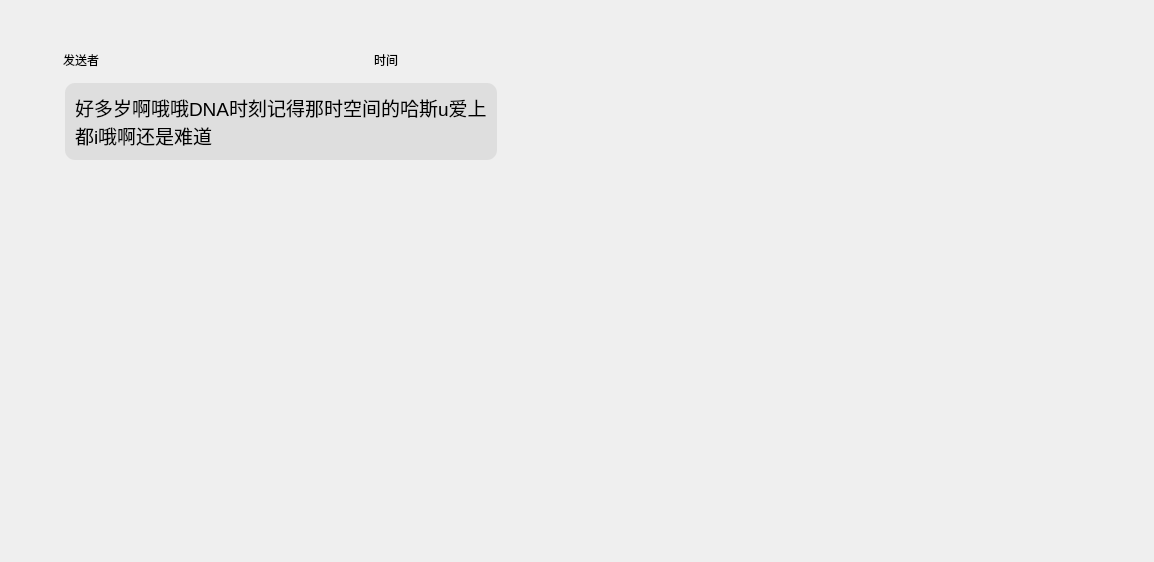
<?xml version="1.0" encoding="UTF-8"?>
<ui version="4.0">
 <class>Form</class>
 <widget class="QWidget" name="Form">
  <property name="geometry">
   <rect>
    <x>0</x>
    <y>0</y>
    <width>1154</width>
    <height>562</height>
   </rect>
  </property>
  <property name="windowTitle">
   <string>Form</string>
  </property>
  <widget class="QWidget" name="verticalLayoutWidget">
   <property name="geometry">
    <rect>
     <x>50</x>
     <y>50</y>
     <width>1011</width>
     <height>141</height>
    </rect>
   </property>
   <layout class="QVBoxLayout" name="verticalLayout" stretch="0,50,0">
    <item>
     <layout class="QHBoxLayout" name="horizontalLayout">
      <item>
       <widget class="QLabel" name="sender">
        <property name="styleSheet">
         <string notr="true">padding-left:10px;
min-width:224px;</string>
        </property>
        <property name="text">
         <string>发送者</string>
        </property>
       </widget>
      </item>
      <item>
       <widget class="QLabel" name="time">
        <property name="sizePolicy">
         <sizepolicy hsizetype="Preferred" vsizetype="Maximum">
          <horstretch>0</horstretch>
          <verstretch>0</verstretch>
         </sizepolicy>
        </property>
        <property name="styleSheet">
         <string notr="true">min-width:192px;</string>
        </property>
        <property name="text">
         <string>时间</string>
        </property>
        <property name="alignment">
         <set>Qt::AlignCenter</set>
        </property>
       </widget>
      </item>
      <item>
       <spacer name="horizontalSpacer">
        <property name="orientation">
         <enum>Qt::Horizontal</enum>
        </property>
        <property name="sizeType">
         <enum>QSizePolicy::MinimumExpanding</enum>
        </property>
        <property name="sizeHint" stdset="0">
         <size>
          <width>40</width>
          <height>20</height>
         </size>
        </property>
       </spacer>
      </item>
     </layout>
    </item>
    <item>
     <widget class="QLabel" name="MsgLabel">
      <property name="sizePolicy">
       <sizepolicy hsizetype="Maximum" vsizetype="Maximum">
        <horstretch>0</horstretch>
        <verstretch>0</verstretch>
       </sizepolicy>
      </property>
      <property name="font">
       <font>
        <pointsize>14</pointsize>
       </font>
      </property>
      <property name="styleSheet">
       <string notr="true">margin:7px;
border-radius: 10px;
background:#DEDEDE;
padding:5px;
margin-left:15px;</string>
      </property>
      <property name="text">
       <string>好多岁啊哦哦DNA时刻记得那时空间的哈斯u爱上都i哦啊还是难道</string>
      </property>
      <property name="alignment">
       <set>Qt::AlignLeading|Qt::AlignLeft|Qt::AlignTop</set>
      </property>
      <property name="wordWrap">
       <bool>true</bool>
      </property>
     </widget>
    </item>
    <item>
     <spacer name="verticalSpacer">
      <property name="orientation">
       <enum>Qt::Vertical</enum>
      </property>
      <property name="sizeHint" stdset="0">
       <size>
        <width>20</width>
        <height>40</height>
       </size>
      </property>
     </spacer>
    </item>
   </layout>
  </widget>
 </widget>
 <resources/>
 <connections/>
</ui>
